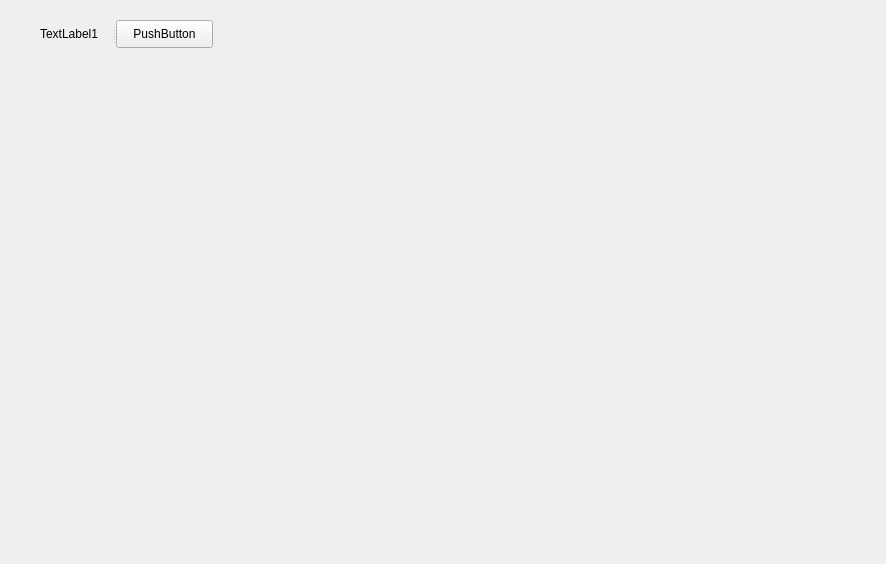
<?xml version="1.0" encoding="UTF-8"?>
<ui version="4.0">
 <class>Form</class>
 <widget class="QWidget" name="Form">
  <property name="geometry">
   <rect>
    <x>0</x>
    <y>0</y>
    <width>886</width>
    <height>564</height>
   </rect>
  </property>
  <property name="windowTitle">
   <string>Form</string>
  </property>
  <widget class="QSplitter" name="splitter">
   <property name="geometry">
    <rect>
     <x>40</x>
     <y>20</y>
     <width>173</width>
     <height>28</height>
    </rect>
   </property>
   <property name="orientation">
    <enum>Qt::Horizontal</enum>
   </property>
   <widget class="QLabel" name="label">
    <property name="text">
     <string>TextLabel1</string>
    </property>
   </widget>
   <widget class="QPushButton" name="pushButton">
    <property name="text">
     <string>PushButton</string>
    </property>
   </widget>
  </widget>
 </widget>
 <resources/>
 <connections/>
</ui>
